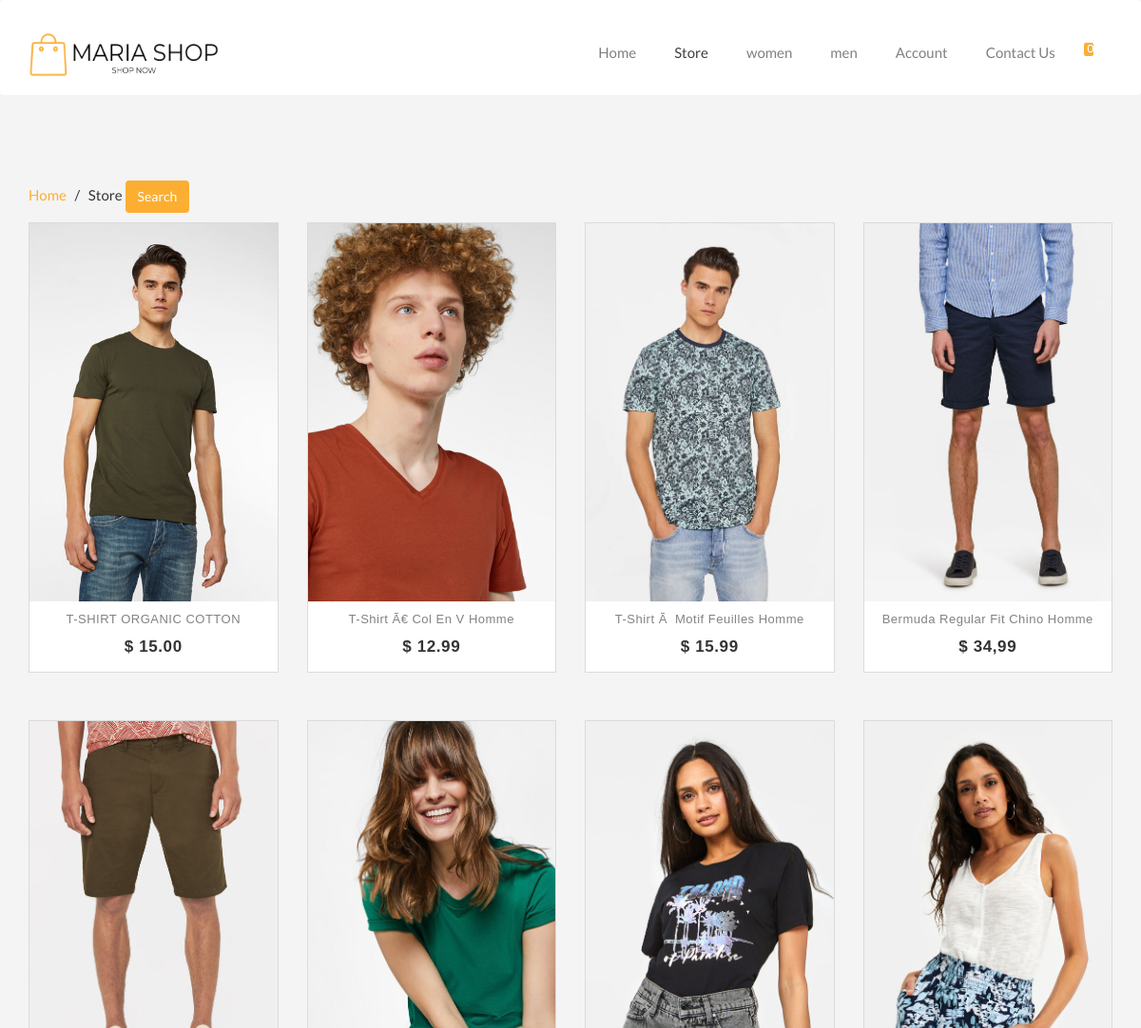
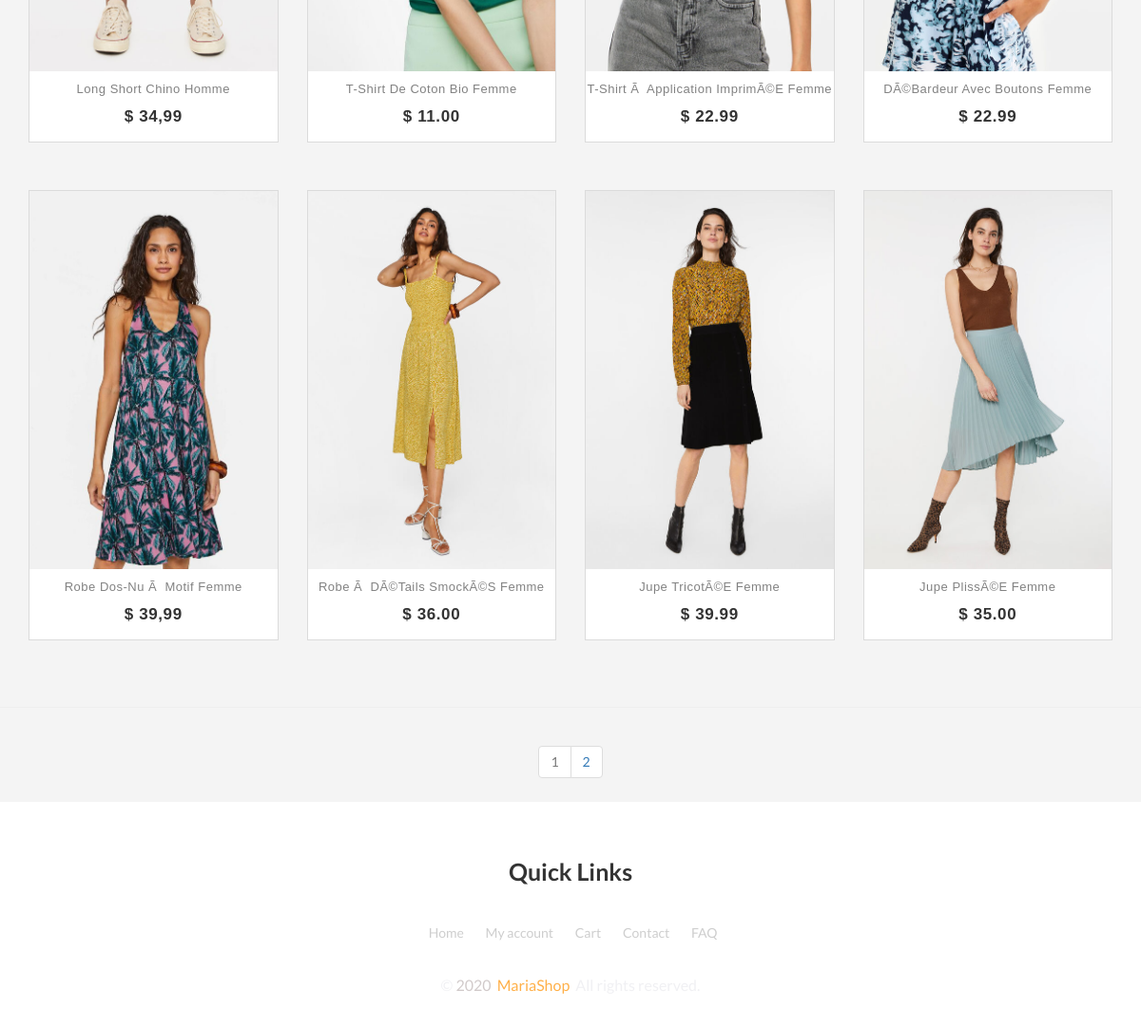
Before: /views/store.php?store=true&page=1 with the older database file (2 pictures, top to bottom).
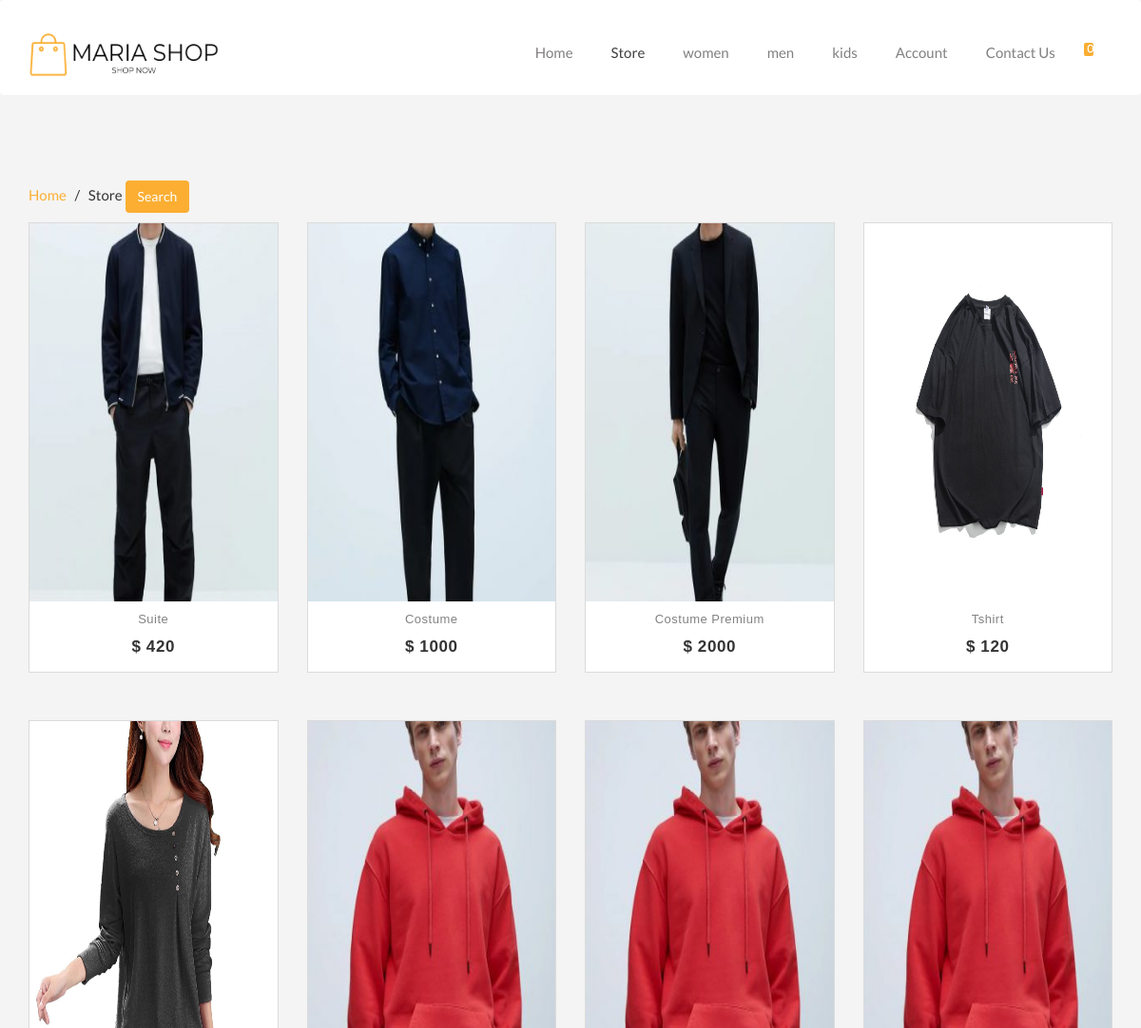
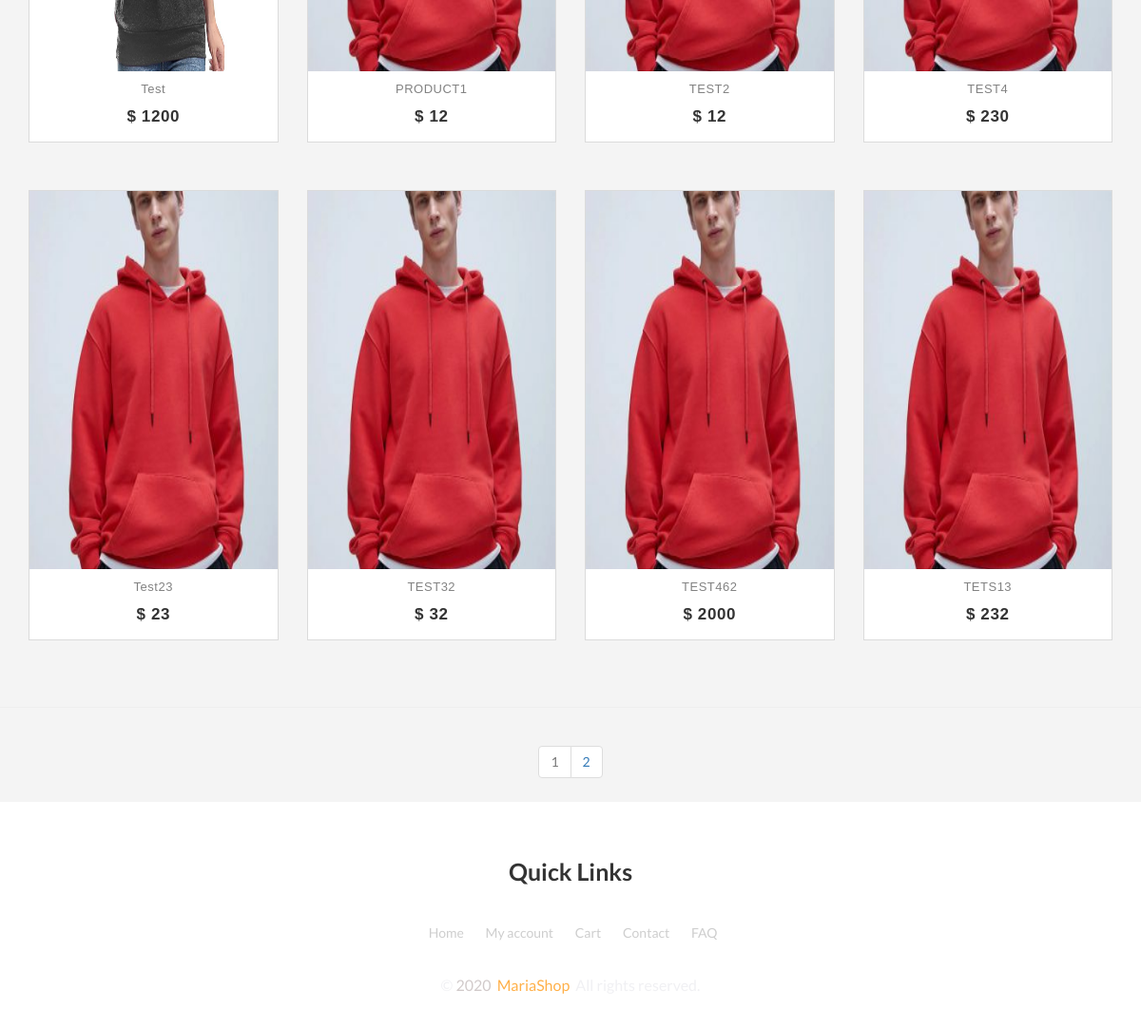
After: the same page with the newer database file (2 pictures, top to bottom).
### tables this page shows
CREATE TABLE `category` (
  `idC` int(11) NOT NULL,
  `nameCategory` varchar(255) NOT NULL
);

CREATE TABLE `product` (
  `idP` int(11) NOT NULL,
  `nameProduct` varchar(255) NOT NULL,
  `Price` varchar(255) NOT NULL,
  `Qte` varchar(255) NOT NULL,
  `Image` varchar(255) NOT NULL,
  `Image2` varchar(255) NOT NULL,
  `description` varchar(255) NOT NULL,
  `idC` int(11) NOT NULL
);

### app/database/db.php (called while the page is built, shortened)
<?php
class CRUD extends DB
{
    public function selectAll($table, $condition = [])
    {
        $conn = $this->connect();
        $sql = "SELECT * FROM $table";
        if (empty($condition)) {
            $stmt = $conn->prepare($sql);
            $stmt->execute();
            $records = $stmt->get_result()->fetch_all(MYSQLI_ASSOC);
            return $records;
        }
    }
}
class Paginator extends DB
{
    public function showingAllItems($table, $start, $perPage)
    {
        $conn = $this->connect();
        $select_data = "SELECT * from $table LIMIT $start, $perPage";
        $query = mysqli_query($conn, $select_data);
        $result = mysqli_fetch_all($query, MYSQLI_ASSOC);
        return $result;
    }
    public function AllButtonPagination($table)
    {
        $conn = $this->connect();
        $select_all = "SELECT * from $table";
        $query_all = mysqli_query($conn, $select_all);
        $row = mysqli_num_rows($query_all);
        return $row;
    }
}

### app/controllers/category.php (called while the page is built, shortened)
<?php
$crud = new CRUD();
$table = 'category';
$data = $crud->selectAll($table);
$navbar_categories = $crud->selectAll('category');
$pagination = new Paginator();
if (isset($_GET['page'])) {
    $page = $_GET['page'];
} else {
    $page = 1;
}
$perPage = 12;
$start = ($perPage * $page) - $perPage;
if(isset($_GET['store']))
{
    $allProductShow = $pagination->showingAllItems('product', $start, $perPage);
    $rows = $pagination->AllButtonPagination('product');
    $pageStore = ceil($rows / $perPage);
}

### views/store.php (the view, shortened to what this page needs)
<?php
include('../app/database/db.php');
include('../app/controllers/category.php');
include('../app/controllers/cart.php');
?>
<!DOCTYPE html>
<html lang="en">
<head>
  <link rel="stylesheet" href="https://cdnjs.cloudflare.com/ajax/libs/OwlCarousel2/2.3.4/assets/owl.carousel.min.css">
  <link rel="stylesheet" href="https://cdnjs.cloudflare.com/ajax/libs/OwlCarousel2/2.3.4/assets/owl.theme.default.css">
  <link rel="stylesheet" href="https://cdnjs.cloudflare.com/ajax/libs/twitter-bootstrap/3.3.7/css/bootstrap.min.css">
  <link rel="stylesheet" href="../assets/css/Store.css">
</head>
<body>
  <nav class="navbar navbar-default">
    <div class="container">
      <div class="navbar-header">
        <a class="navbar-brand" href="#">
          <img src="../assets/img/your-logo__7_-removebg-preview.png" width="200px" height="46px" alt="">
        </a>
      </div>
      <div id="navbar" class="collapse navbar-collapse">
        <ul class="nav navbar-nav navbar-right">
          <li><a href="index.php">Home</a></li>
          <li><a class="active"  href="store.php?store=true&page=1">Store</a></li>
          <?php foreach ($navbar_categories as $category) : ?>
            <li><a href="category_page.php?categoryId=<?php echo $category['idC'] ?>&page=1">
            <?php echo $category['nameCategory'] ?></a>
          </li>
          <?php endforeach; ?>
          <?php if(isset($_SESSION['idU'])): ?>
            <li><a href="myaccount.php">My Account</a></li>
          <?php else: ?>
            <li><a href="login-reg.php">Account</a></li>
          <?php endif; ?>
          <li><a href="contactus.php">Contact Us</a></li>
          <?php if(isset($_SESSION['idU'])) :?>
          <li><a href="cart2.php">
              <div class="cart-nav nav-item-link">
                <span class="fa-shopping-cart"></span>
                <span class="nav-cart-items"><?php echo $countCart ?></span>
              </div>
            </a></li>
          <?php else: ?>
          <li><a href="cart2.php">
              <div class="cart-nav nav-item-link">
                <span class="nav-cart-items">0</span>
              </div>
            </a></li>
          <?php endif; ?>
        </ul>
      </div>
    </div>
  </nav>
  <div class="container">
    <div class="row" style="margin-top: 90px;">
    <h3 class="h3">
      <a href="index.php">Home</a>
      &nbsp; / &nbsp; Store
      <a name="" id="" class="btn" style="background-color: #FBAE32; color:#fff" href="#search" role="button">search</a> <br/>
    </h3>
            <?php if(count($allProductShow) > 0) :?>
    <?php foreach($allProductShow as $product): ?>
        <div class="col-md-3 col-sm-6" style="margin-bottom:50px;">
            <div class="product-grid">
                <div class="product-image">
                    <a href="#">
                    </a>
                </div>
                <div class="product-content">
                    <h3 class="title"><a href="singleProduct.php?singleIdP=<?php echo $product['idP'] ?>"><?php echo html_entity_decode($product['nameProduct'])  ?></a></h3>
                    <div class="price">$ <?php echo $product['Price'] ?>
                    </div>
                    <?php
                                                            $nameC = $crud->selectOne('category', ['idC' => $product['idC']]);?>
                    <a class="add-to-cart" href="category_page.php?categoryId=<?php echo $product['idC'] ?>&page=1"><?php echo $nameC['nameCategory'] ?></a>
                </div>
            </div>
        </div>
          <?php endforeach; ?>
    <?php else: ?>
      <h1 class="lost">Any product finded</h1>
    <?php endif; ?>
    </div>
</div>
<hr>
<div class="container" style="display:flex;justify-content:center;">
        <nav aria-label="Page navigation example">
            <ul class="pagination">
                <?php for ($i = 1; $i <= $pageStore; $i++) : ?>
                    <?php if ($i == $_GET['page']) : ?>
                        <li class="page-item disabled"><a class="page-link" href="store.php?store=true&page=<?php echo $i ?>"><?php echo $i ?></a></li>
                    <?php else : ?>
                        <li class="page-item "><a class="page-link" href="store.php?store=true&page=<?php echo $i ?>"><?php echo $i ?></a></li>
                    <?php endif; ?>
                <?php endfor; ?>
            </ul>
        </nav>
    </div>
  <?php include_once ('footer.php') ?>

### views/footer.php
<link rel="stylesheet" href="../assets/css/Footer.css">
<footer class="page-footer font-small special-color-dark pt-4">
  <h4>Quick Links</h4>
  <div class="container" style="margin-top: 40px;">
    <ul class="list-unstyled list-inline text-center">
      <li class="list-inline-item">
        <a class="btn-floating btn-fb mx-1">
          Home
        </a>
      </li>
      <li class="list-inline-item">
        <a class="btn-floating btn-tw mx-1">
          My account
        </a>
      </li>
      <li class="list-inline-item">
        <a class="btn-floating btn-gplus mx-1">
          Cart
        </a>
      </li>
      <li class="list-inline-item">
        <a class="btn-floating btn-li mx-1">
          Contact
        </a>
      </li>
      <li class="list-inline-item">
        <a class="btn-floating btn-fb mx-1" href="FAQ.php">
          FAQ
        </a>
      </li>
    </ul>
  </div>
  <div class="bottom section-padding">
    <div class="container">
      <div class="row">
        <div class="col-md-12 text-center">
          <div class="copyright">
            <p>© <span>2020</span> <a href="#" class="transition">MariaShop</a> All rights reserved.</p>
          </div>
        </div>
      </div>
    </div>
  </div>
</footer>

### assets/css/Store.css (style rules this page uses)
body { padding: 0; margin-top: 0; box-sizing: border-box; font-family: 'Lato', sans-serif; background-color: #f4f4f4; }
.navbar { height: 100px; background-color: rgb(255, 255, 255); border: none; color: white; z-index: 100; position: absolute; left: 0; right: 0; }
.navbar-default .navbar-brand { margin-top: 20px; }
.navbar-default .navbar-nav>li>a { color: #817f7f; margin: 10px 5px 5px 5px; margin-top: 30px; font-size: 15px; }
.navbar-default .navbar-nav .active { color: #413e3e; }
.cart-nav { font-family: FontAwesome; font-style: normal; font-weight: normal; }
.nav-cart-items { background: #FBAE32; border-radius: 2px; color: #ffffff; display: inline-block; font-size: 10px; height: 14px; line-height: 13px; margin-left: -10px; margin-bottom: 5px; min-width: 10px; padding-left: 4px; pointer-events: none; vertical-align: top; top: 15px; text-shadow: 0 1px rgba(45, 60, 72, 0.1); }
h3.h3 { text-align: left; margin-top: 100px; margin-left: 15px; text-transform: capitalize; font-size: 15px; }
h3.h3 a { text-decoration: none; color: #FBAE32; }
.product-grid { font-family: Raleway, sans-serif; text-align: center; padding: 0 0 72px; border: 1px solid rgba(0, 0, 0, .1); overflow: hidden; position: relative; z-index: 1; }
.product-grid .product-image { position: relative; transition: all .3s ease 0s }
.product-grid .product-image a { display: block }
.product-grid .product-content { background-color: #fff; text-align: center; padding: 12px 0; margin: 0 auto; position: absolute; left: 0; right: 0; bottom: -27px; z-index: 1; transition: all .3s }
.product-grid .title { font-size: 13px; font-weight: 400; letter-spacing: .5px; text-transform: capitalize; margin: 0 0 10px; transition: all .3s ease 0s }
.product-grid .title a { color: #828282 }
.product-grid .price { color: #333; font-size: 17px; font-family: Montserrat, sans-serif; font-weight: 700; letter-spacing: .6px; margin-bottom: 8px; text-align: center; transition: all .3s }
.product-grid .add-to-cart { color: #000; font-size: 13px; font-weight: 600 }

### assets/css/Footer.css (style rules this page uses)
footer { background-color: white; padding-top: 50px; }
.section-padding { padding: 10px 0; }
.bottom .copyright { color: #e5e5e5; font-weight: 600; }
.copyright a { color: #ffb049; margin-left: 3px; padding-right: 3px; }
.bottom p { line-height: 50px; font-size: 16px; font-weight: 400; }
.copyright p span { color: #d1caca; }
.bottom .copyright p, .bottom .copyright a:hover { color: #efeff3f5; }
.list-inline-item a { color: #cecece; margin-left: 10px; }
.pt-4 h4 { text-align: center; font-size: 25px; font-weight: 700; }

Changed rows visible on the page:
removed product: nameProduct "T-SHIRT ORGANIC COTTON", Price "15.00"
removed product: nameProduct "T-Shirt Ã Motif Feuilles Homme", Price "15.99"
removed product: nameProduct "Bermuda Regular Fit Chino Homme", Price "34,99"
removed product: nameProduct "Long Short Chino Homme", Price "34,99"
removed product: nameProduct "T-Shirt De Coton Bio Femme", Price "11.00"
removed product: nameProduct "T-Shirt Ã Application ImprimÃ©e Femme", Price "22.99"
removed product: nameProduct "DÃ©bardeur Avec Boutons Femme", Price "22.99"
removed product: nameProduct "Robe Dos-Nu Ã Motif Femme", Price "39,99"
removed product: nameProduct "Robe Ã DÃ©tails SmockÃ©s Femme", Price "36.00"
removed product: nameProduct "Jupe TricotÃ©e Femme", Price "39.99"
removed product: nameProduct "Jupe PlissÃ©e Femme", Price "35.00"
added category: nameCategory "kids"
added product: nameProduct "Suite", Price "420"
changed product: nameProduct "T-Shirt Ã€ Col En V Homme" → "Costume"; Price "12.99" → "1000"
added product: nameProduct "Costume Premium", Price "2000"
added product: nameProduct "Tshirt", Price "120"
added product: nameProduct "Test", Price "1200"
added product: nameProduct "PRODUCT1", Price "12"
added product: nameProduct "TEST2", Price "12"
added product: nameProduct "TEST4", Price "230"
added product: nameProduct "Test23", Price "23"
added product: nameProduct "TEST32", Price "32"
added product: nameProduct "TEST462", Price "2000"
added product: nameProduct "TETS13", Price "232"
